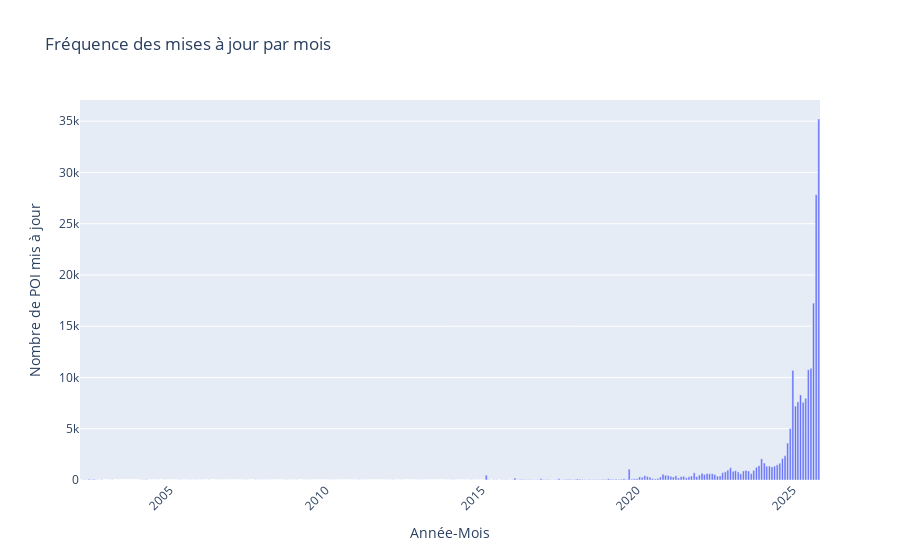

Notebook code cell kept with this figure:
### Code cell
df["date_de_mise_a_jour"] = pd.to_datetime(df["date_de_mise_a_jour"], errors="coerce")
df["year_month"] = df["date_de_mise_a_jour"].dt.to_period("M")
freq = df.groupby("year_month").size()

fig = px.bar(
    x=freq.index.astype(str),
    y=freq.values,
    labels={"x": "Année-Mois", "y": "Nombre de POI mis à jour"},
    title="Fréquence des mises à jour par mois"
)

fig.update_layout(xaxis_tickangle=-45)
fig.show()

### Figure 1 — Plotly figure (JSON) as saved in the notebook; plotly's stock layout.template omitted (floating-point values rounded to 4 significant figures; data arrays with more than 128 entries replaced by an {"elided": "..."} marker saying what was removed)
{"data": [{"hovertemplate": "Année-Mois=%{x}<br>Nombre de POI mis à jour=%{y}<extra></extra>", "legendgroup": "", "marker": {"color": "#636efa", "pattern": {"shape": ""}}, "name": "", "orientation": "v", "showlegend": false, "textposition": "auto", "type": "bar", "x": {"elided": "270 str values"}, "xaxis": "x", "y": {"elided": "270 int values"}, "yaxis": "y"}], "layout": {"barmode": "relative", "legend": {"tracegroupgap": 0}, "title": {"text": "Fréquence des mises à jour par mois"}, "xaxis": {"anchor": "y", "domain": [0, 1], "tickangle": -45, "title": {"text": "Année-Mois"}}, "yaxis": {"anchor": "x", "domain": [0, 1], "title": {"text": "Nombre de POI mis à jour"}}}}
